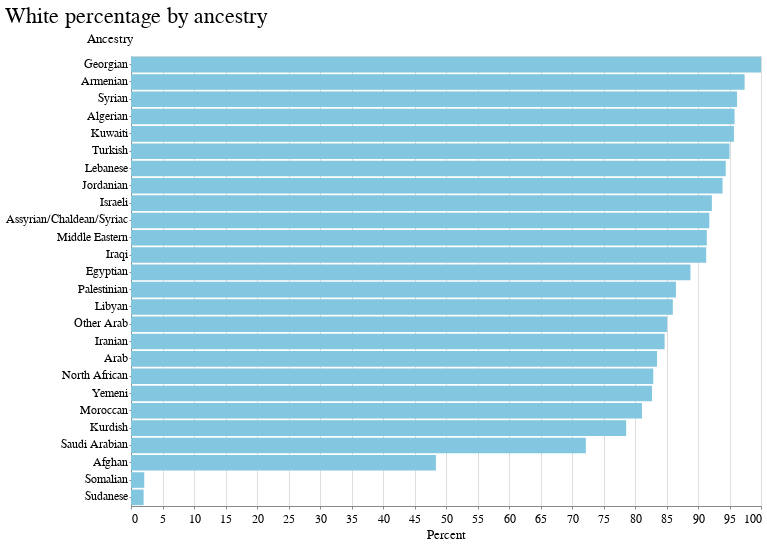

Source (notebook cell):
### Markdown cell above
Let's chart that to see the variation between ancestries.

### Code cell
alt.Chart(ipums_swana_data.sort_values("total", ascending=False)).mark_bar().encode(
    x=alt.X(
        "white_percent:Q",
        title="Percent"
    ),
    y=alt.Y(
        "ancestry_name:N",
        title="Ancestry",
        sort=alt.EncodingSortField(field="white_percent", op="sum", order="descending")
    )
).properties(
    width=630,
    title="White percentage by ancestry"
)

### Figure 1 — Vega-Lite specification as saved in the notebook (floating-point values rounded to 4 significant figures)
{"$schema": "https://vega.github.io/schema/vega-lite/v2.6.0.json", "config": {"arc": {"fill": "#82c6df"}, "area": {"fill": "#82c6df"}, "axis": {"labelFont": "Benton Gothic, sans", "labelFontSize": 11.5, "labelFontWeight": "normal", "titleFont": "Benton Gothic Bold, sans", "titleFontSize": 13, "titleFontWeight": "normal"}, "axisX": {"labelAngle": 0, "labelPadding": 4, "tickSize": 3}, "axisY": {"labelBaseline": "middle", "maxExtent": 45, "minExtent": 45, "tickSize": 2, "titleAlign": "left", "titleAngle": 0, "titleX": -45, "titleY": -11}, "background": "#ffffff", "bar": {"fill": "#82c6df"}, "legend": {"labelFont": "Benton Gothic, sans", "labelFontSize": 11.5, "symbolType": "square", "titleFont": "Benton Gothic Bold, sans", "titleFontSize": 13, "titleFontWeight": "normal"}, "line": {"stroke": "#82c6df", "strokeWidth": 3}, "path": {"stroke": "#82c6df"}, "point": {"stroke": "#82c6df"}, "range": {"category": ["#3580b1", "#ec8431", "#ab7fb4", "#c89d29", "#adc839", "#829eb1"], "diverging": ["#e68a4f", "#f4bb6a", "#f9e39c", "#dadfe2", "#a6b7c6", "#849eae"], "heatmap": ["#fbf2c7", "#f9e39c", "#f8d36e", "#f4bb6a", "#e68a4f", "#d15a40", "#ab4232"], "ordinal": ["#fbf2c7", "#f9e39c", "#f8d36e", "#f4bb6a", "#e68a4f", "#d15a40", "#ab4232"], "ramp": ["#fbf2c7", "#f9e39c", "#f8d36e", "#f4bb6a", "#e68a4f", "#d15a40", "#ab4232"]}, "rect": {"fill": "#82c6df"}, "shape": {"stroke": "#82c6df"}, "symbol": {"fill": "#82c6df", "size": 30}, "title": {"anchor": "start", "font": "Benton Gothic Bold, sans", "fontColor": "#000000", "fontSize": 22, "fontWeight": "normal"}, "view": {"height": 450, "width": 800}}, "data": {"name": "data-970c020dbc4b0947d28fc5eb8e5ae8f4"}, "datasets": {"data-970c020dbc4b0947d28fc5eb8e5ae8f4": [{"ancestry_code": 416, "ancestry_name": "Iranian", "black_count": 51, "black_percent": 0, "chinese_count": 54, "chinese_percent": 0, "japanese_count": 0, "japanese_percent": 0, "native_count": 169, "native_percent": 0, "other_asian_count": 6647, "other_asian_percent": 1.6, "other_count": 1177, "other_percent": 0.3, "three_count": 1037, "three_percent": 0.2, "total": 423671, "two_count": 55763, "two_percent": 13.2, "white_count": 358773, "white_percent": 84.7}, {"ancestry_code": 431, "ancestry_name": "Armenian", "black_count": 366, "black_percent": 0.1, "chinese_count": 174, "chinese_percent": 0, "japanese_count": 0, "japanese_percent": 0, "native_count": 128, "native_percent": 0, "other_asian_count": 190, "other_asian_percent": 0, "other_count": 351, "other_percent": 0.1, "three_count": 100, "three_percent": 0, "total": 411205, "two_count": 9363, "two_percent": 2.3, "white_count": 400533, "white_percent": 97.4}, {"ancestry_code": 425, "ancestry_name": "Lebanese", "black_count": 608, "black_percent": 0.2, "chinese_count": 0, "chinese_percent": 0, "japanese_count": 0, "japanese_percent": 0, "native_count": 728, "native_percent": 0.2, "other_asian_count": 788, "other_asian_percent": 0.2, "other_count": 3496, "other_percent": 1, "three_count": 1498, "three_percent": 0.4, "total": 345524, "two_count": 12198, "two_percent": 3.5, "white_count": 326208, "white_percent": 94.4}, {"ancestry_code": 402, "ancestry_name": "Egyptian", "black_count": 18215, "black_percent": 7.6, "chinese_count": 48, "chinese_percent": 0, "japanese_count": 0, "japanese_percent": 0, "native_count": 0, "native_percent": 0, "other_asian_count": 0, "other_asian_percent": 0, "other_count": 1145, "other_percent": 0.5, "three_count": 413, "three_percent": 0.2, "total": 238999, "two_count": 6948, "two_percent": 2.9, "white_count": 212230, "white_percent": 88.8}, {"ancestry_code": 495, "ancestry_name": "Arab", "black_count": 4517, "black_percent": 1.9, "chinese_count": 0, "chinese_percent": 0, "japanese_count": 0, "japanese_percent": 0, "native_count": 0, "native_percent": 0, "other_asian_count": 1576, "other_asian_percent": 0.7, "other_count": 6378, "other_percent": 2.7, "three_count": 173, "three_percent": 0.1, "total": 238145, "two_count": 26619, "two_percent": 11.2, "white_count": 198882, "white_percent": 83.5}, {"ancestry_code": 434, "ancestry_name": "Turkish", "black_count": 2337, "black_percent": 1.3, "chinese_count": 0, "chinese_percent": 0, "japanese_count": 0, "japanese_percent": 0, "native_count": 0, "native_percent": 0, "other_asian_count": 964, "other_asian_percent": 0.6, "other_count": 779, "other_percent": 0.4, "three_count": 0, "three_percent": 0, "total": 174800, "two_count": 4691, "two_percent": 2.7, "white_count": 166029, "white_percent": 95}, {"ancestry_code": 568, "ancestry_name": "Somalian", "black_count": 165981, "black_percent": 96.8, "chinese_count": 0, "chinese_percent": 0, "japanese_count": 0, "japanese_percent": 0, "native_count": 0, "native_percent": 0, "other_asian_count": 577, "other_asian_percent": 0.3, "other_count": 90, "other_percent": 0.1, "three_count": 0, "three_percent": 0, "total": 171502, "two_count": 1261, "two_percent": 0.7, "white_count": 3593, "white_percent": 2.1}, {"ancestry_code": 490, "ancestry_name": "Middle Eastern", "black_count": 988, "black_percent": 0.7, "chinese_count": 0, "chinese_percent": 0, "japanese_count": 0, "japanese_percent": 0, "native_count": 0, "native_percent": 0, "other_asian_count": 2197, "other_asian_percent": 1.6, "other_count": 1046, "other_percent": 0.8, "three_count": 200, "three_percent": 0.1, "total": 138375, "two_count": 7406, "two_percent": 5.4, "white_count": 126538, "white_percent": 91.4}, {"ancestry_code": 417, "ancestry_name": "Iraqi", "black_count": 68, "black_percent": 0.1, "chinese_count": 0, "chinese_percent": 0, "japanese_count": 0, "japanese_percent": 0, "native_count": 0, "native_percent": 0, "other_asian_count": 2713, "other_asian_percent": 2, "other_count": 334, "other_percent": 0.2, "three_count": 0, "three_percent": 0, "total": 133824, "two_count": 8552, "two_percent": 6.4, "white_count": 122157, "white_percent": 91.3}, {"ancestry_code": 429, "ancestry_name": "Syrian", "black_count": 82, "black_percent": 0.1, "chinese_count": 0, "chinese_percent": 0, "japanese_count": 0, "japanese_percent": 0, "native_count": 108, "native_percent": 0.1, "other_asian_count": 141, "other_asian_percent": 0.1, "other_count": 209, "other_percent": 0.2, "three_count": 0, "three_percent": 0, "total": 127690, "two_count": 4325, "two_percent": 3.4, "white_count": 122825, "white_percent": 96.2}, {"ancestry_code": 600, "ancestry_name": "Afghan", "black_count": 299, "black_percent": 0.3, "chinese_count": 0, "chinese_percent": 0, "japanese_count": 0, "japanese_percent": 0, "native_count": 0, "native_percent": 0, "other_asian_count": 2986, "other_asian_percent": 2.6, "other_count": 152, "other_percent": 0.1, "three_count": 92, "three_percent": 0.1, "total": 113162, "two_count": 54880, "two_percent": 48.5, "white_count": 54753, "white_percent": 48.4}, {"ancestry_code": 419, "ancestry_name": "Israeli", "black_count": 3740, "black_percent": 3.4, "chinese_count": 0, "chinese_percent": 0, "japanese_count": 0, "japanese_percent": 0, "native_count": 190, "native_percent": 0.2, "other_asian_count": 0, "other_asian_percent": 0, "other_count": 126, "other_percent": 0.1, "three_count": 0, "three_percent": 0, "total": 108577, "two_count": 4389, "two_percent": 4, "white_count": 100132, "white_percent": 92.2}, {"ancestry_code": 465, "ancestry_name": "Palestinian", "black_count": 252, "black_percent": 0.2, "chinese_count": 0, "chinese_percent": 0, "japanese_count": 0, "japanese_percent": 0, "native_count": 0, "native_percent": 0, "other_asian_count": 559, "other_asian_percent": 0.5, "other_count": 1248, "other_percent": 1.2, "three_count": 542, "three_percent": 0.5, "total": 103195, "two_count": 11331, "two_percent": 11, "white_count": 89263, "white_percent": 86.5}, {"ancestry_code": 406, "ancestry_name": "Moroccan", "black_count": 9404, "black_percent": 9.3, "chinese_count": 0, "chinese_percent": 0, "japanese_count": 0, "japanese_percent": 0, "native_count": 2251, "native_percent": 2.2, "other_asian_count": 632, "other_asian_percent": 0.6, "other_count": 12, "other_percent": 0, "three_count": 1613, "three_percent": 1.6, "total": 101004, "two_count": 5180, "two_percent": 5.1, "white_count": 81912, "white_percent": 81.1}, {"ancestry_code": 482, "ancestry_name": "Assyrian/Chaldean/Syriac", "black_count": 767, "black_percent": 0.9, "chinese_count": 0, "chinese_percent": 0, "japanese_count": 0, "japanese_percent": 0, "native_count": 12, "native_percent": 0, "other_asian_count": 0, "other_asian_percent": 0, "other_count": 0, "other_percent": 0, "three_count": 0, "three_percent": 0, "total": 83727, "two_count": 6082, "two_percent": 7.3, "white_count": 76866, "white_percent": 91.8}, {"ancestry_code": 421, "ancestry_name": "Jordanian", "black_count": 0, "black_percent": 0, "chinese_count": 0, "chinese_percent": 0, "japanese_count": 0, "japanese_percent": 0, "native_count": 0, "native_percent": 0, "other_asian_count": 291, "other_asian_percent": 0.4, "other_count": 436, "other_percent": 0.7, "three_count": 101, "three_percent": 0.2, "total": 65491, "two_count": 3192, "two_percent": 4.9, "white_count": 61471, "white_percent": 93.9}, {"ancestry_code": 576, "ancestry_name": "Sudanese", "black_count": 56404, "black_percent": 90, "chinese_count": 0, "chinese_percent": 0, "japanese_count": 0, "japanese_percent": 0, "native_count": 0, "native_percent": 0, "other_asian_count": 0, "other_asian_percent": 0, "other_count": 3989, "other_percent": 6.4, "three_count": 66, "three_percent": 0.1, "total": 62682, "two_count": 988, "two_percent": 1.6, "white_count": 1235, "white_percent": 2}, {"ancestry_code": 435, "ancestry_name": "Yemeni", "black_count": 528, "black_percent": 1, "chinese_count": 0, "chinese_percent": 0, "japanese_count": 0, "japanese_percent": 0, "native_count": 0, "native_percent": 0, "other_asian_count": 1071, "other_asian_percent": 1.9, "other_count": 0, "other_percent": 0, "three_count": 359, "three_percent": 0.6, "total": 55540, "two_count": 7626, "two_percent": 13.7, "white_count": 45956, "white_percent": 82.7}, {"ancestry_code": 427, "ancestry_name": "Saudi Arabian", "black_count": 105, "black_percent": 0.3, "chinese_count": 0, "chinese_percent": 0, "japanese_count": 0, "japanese_percent": 0, "native_count": 0, "native_percent": 0, "other_asian_count": 1271, "other_asian_percent": 3.5, "other_count": 0, "other_percent": 0, "three_count": 111, "three_percent": 0.3, "total": 36264, "two_count": 8587, "two_percent": 23.7, "white_count": 26190, "white_percent": 72.2}, {"ancestry_code": 496, "ancestry_name": "Other Arab", "black_count": 606, "black_percent": 2.7, "chinese_count": 0, "chinese_percent": 0, "japanese_count": 0, "japanese_percent": 0, "native_count": 0, "native_percent": 0, "other_asian_count": 371, "other_asian_percent": 1.7, "other_count": 336, "other_percent": 1.5, "three_count": 182, "three_percent": 0.8, "total": 22045, "two_count": 1791, "two_percent": 8.1, "white_count": 18759, "white_percent": 85.1}, {"ancestry_code": 400, "ancestry_name": "Algerian", "black_count": 474, "black_percent": 2.7, "chinese_count": 0, "chinese_percent": 0, "japanese_count": 0, "japanese_percent": 0, "native_count": 0, "native_percent": 0, "other_asian_count": 0, "other_asian_percent": 0, "other_count": 0, "other_percent": 0, "three_count": 0, "three_percent": 0, "total": 17770, "two_count": 276, "two_percent": 1.6, "white_count": 17020, "white_percent": 95.8}, {"ancestry_code": 120, "ancestry_name": "Georgian", "black_count": 0, "black_percent": 0, "chinese_count": 0, "chinese_percent": 0, "japanese_count": 0, "japanese_percent": 0, "native_count": 0, "native_percent": 0, "other_asian_count": 0, "other_asian_percent": 0, "other_count": 0, "other_percent": 0, "three_count": 0, "three_percent": 0, "total": 17722, "two_count": 0, "two_percent": 0, "white_count": 17722, "white_percent": 100}, {"ancestry_code": 442, "ancestry_name": "Kurdish", "black_count": 0, "black_percent": 0, "chinese_count": 0, "chinese_percent": 0, "japanese_count": 0, "japanese_percent": 0, "native_count": 0, "native_percent": 0, "other_asian_count": 0, "other_asian_percent": 0, "other_count": 392, "other_percent": 2.2, "three_count": 127, "three_percent": 0.7, "total": 17662, "two_count": 3263, "two_percent": 18.5, "white_count": 13880, "white_percent": 78.6}, {"ancestry_code": 411, "ancestry_name": "North African", "black_count": 1999, "black_percent": 12.7, "chinese_count": 0, "chinese_percent": 0, "japanese_count": 0, "japanese_percent": 0, "native_count": 0, "native_percent": 0, "other_asian_count": 0, "other_asian_percent": 0, "other_count": 115, "other_percent": 0.7, "three_count": 43, "three_percent": 0.3, "total": 15742, "two_count": 534, "two_percent": 3.4, "white_count": 13051, "white_percent": 82.9}, {"ancestry_code": 404, "ancestry_name": "Libyan", "black_count": 966, "black_percent": 10.6, "chinese_count": 0, "chinese_percent": 0, "japanese_count": 0, "japanese_percent": 0, "native_count": 0, "native_percent": 0, "other_asian_count": 0, "other_asian_percent": 0, "other_count": 0, "other_percent": 0, "three_count": 0, "three_percent": 0, "total": 9100, "two_count": 311, "two_percent": 3.4, "white_count": 7823, "white_percent": 86}, {"ancestry_code": 423, "ancestry_name": "Kuwaiti", "black_count": 0, "black_percent": 0, "chinese_count": 0, "chinese_percent": 0, "japanese_count": 0, "japanese_percent": 0, "native_count": 0, "native_percent": 0, "other_asian_count": 356, "other_asian_percent": 4.3, "other_count": 0, "other_percent": 0, "three_count": 0, "three_percent": 0, "total": 8309, "two_count": 0, "two_percent": 0, "white_count": 7953, "white_percent": 95.7}]}, "encoding": {"x": {"field": "white_percent", "title": "Percent", "type": "quantitative"}, "y": {"field": "ancestry_name", "sort": {"field": "white_percent", "op": "sum", "order": "descending"}, "title": "Ancestry", "type": "nominal"}}, "mark": "bar", "title": "White percentage by ancestry", "width": 630}
